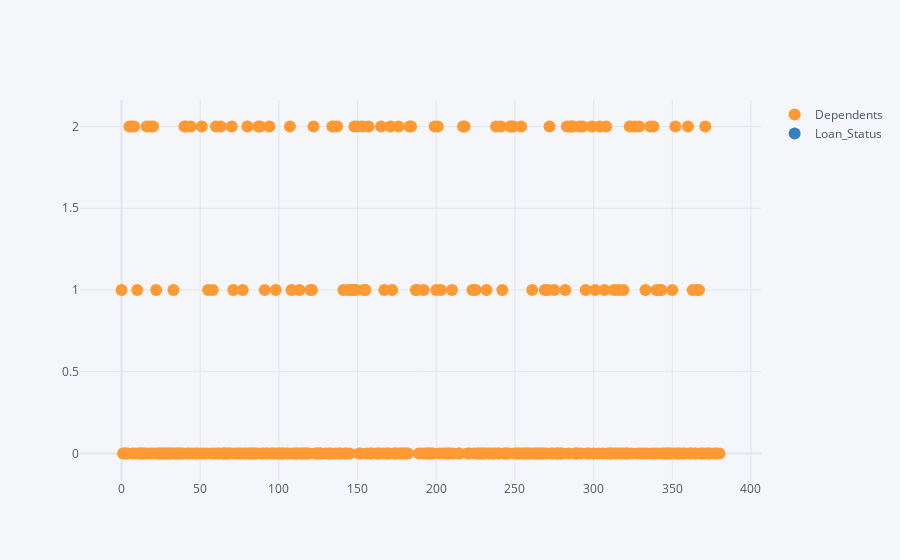

Notebook cell for this chart:
### Code cell
dataset1[['Dependents','Loan_Status']].iplot(kind="scatter",mode="markers")

### Figure 1 — Plotly figure (JSON) as saved in the notebook; plotly's stock layout.template omitted (floating-point values rounded to 4 significant figures; data arrays with more than 128 entries replaced by an {"elided": "..."} marker saying what was removed)
{"data": [{"line": {"color": "rgba(255, 153, 51, 1.0)", "dash": "solid", "shape": "linear", "width": 1.3}, "marker": {"size": 12, "symbol": "circle"}, "mode": "markers", "name": "Dependents", "text": "", "type": "scatter", "x": {"elided": "381 int values"}, "y": {"elided": "381 str values"}}, {"line": {"color": "rgba(55, 128, 191, 1.0)", "dash": "solid", "shape": "linear", "width": 1.3}, "marker": {"size": 12, "symbol": "circle"}, "mode": "markers", "name": "Loan_Status", "text": "", "type": "scatter", "x": {"elided": "381 int values"}, "y": {"elided": "381 str values"}}], "layout": {"legend": {"bgcolor": "#F5F6F9", "font": {"color": "#4D5663"}}, "paper_bgcolor": "#F5F6F9", "plot_bgcolor": "#F5F6F9", "title": {"font": {"color": "#4D5663"}}, "xaxis": {"gridcolor": "#E1E5ED", "showgrid": true, "tickfont": {"color": "#4D5663"}, "title": {"font": {"color": "#4D5663"}, "text": ""}, "zerolinecolor": "#E1E5ED"}, "yaxis": {"gridcolor": "#E1E5ED", "showgrid": true, "tickfont": {"color": "#4D5663"}, "title": {"font": {"color": "#4D5663"}, "text": ""}, "zerolinecolor": "#E1E5ED"}}}
